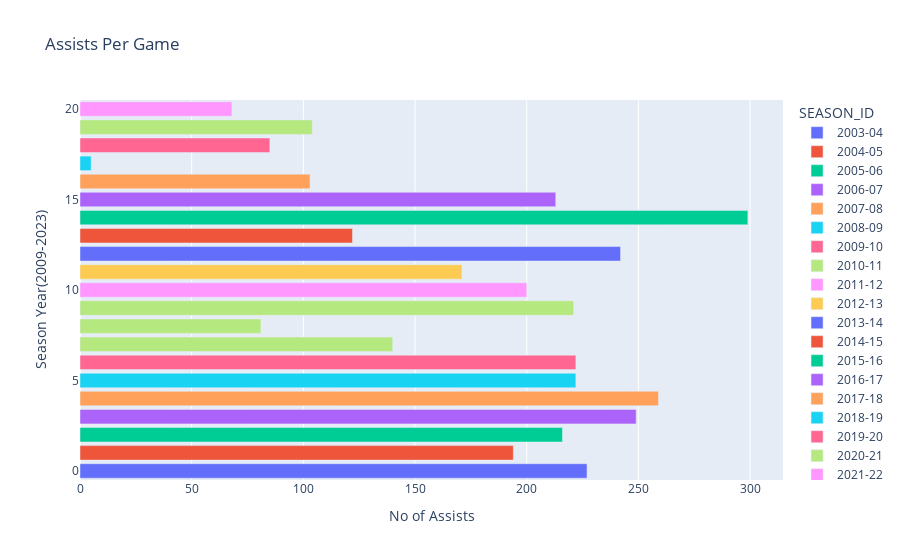

The notebook cell saved with this chart:
### Code cell
# Assists Per Game 
fig = px.bar(career_df,x='AST',color='SEASON_ID',title='Assists Per Game',
            labels={
                "AST": "No of Assists",
                "index":"Season Year(2009-2023)"
            })
fig.show()

### Figure 1 — Plotly figure (JSON) as saved in the notebook; plotly's stock layout.template omitted (floating-point values rounded to 4 significant figures)
{"data": [{"alignmentgroup": "True", "hovertemplate": "SEASON_ID=2003-04<br>No of Assists=%{x}<br>Season Year(2009-2023)=%{y}<extra></extra>", "legendgroup": "2003-04", "marker": {"color": "#636efa", "pattern": {"shape": ""}}, "name": "2003-04", "offsetgroup": "2003-04", "orientation": "h", "showlegend": true, "textposition": "auto", "type": "bar", "x": [227], "xaxis": "x", "y": [0], "yaxis": "y"}, {"alignmentgroup": "True", "hovertemplate": "SEASON_ID=2004-05<br>No of Assists=%{x}<br>Season Year(2009-2023)=%{y}<extra></extra>", "legendgroup": "2004-05", "marker": {"color": "#EF553B", "pattern": {"shape": ""}}, "name": "2004-05", "offsetgroup": "2004-05", "orientation": "h", "showlegend": true, "textposition": "auto", "type": "bar", "x": [194], "xaxis": "x", "y": [1], "yaxis": "y"}, {"alignmentgroup": "True", "hovertemplate": "SEASON_ID=2005-06<br>No of Assists=%{x}<br>Season Year(2009-2023)=%{y}<extra></extra>", "legendgroup": "2005-06", "marker": {"color": "#00cc96", "pattern": {"shape": ""}}, "name": "2005-06", "offsetgroup": "2005-06", "orientation": "h", "showlegend": true, "textposition": "auto", "type": "bar", "x": [216], "xaxis": "x", "y": [2], "yaxis": "y"}, {"alignmentgroup": "True", "hovertemplate": "SEASON_ID=2006-07<br>No of Assists=%{x}<br>Season Year(2009-2023)=%{y}<extra></extra>", "legendgroup": "2006-07", "marker": {"color": "#ab63fa", "pattern": {"shape": ""}}, "name": "2006-07", "offsetgroup": "2006-07", "orientation": "h", "showlegend": true, "textposition": "auto", "type": "bar", "x": [249], "xaxis": "x", "y": [3], "yaxis": "y"}, {"alignmentgroup": "True", "hovertemplate": "SEASON_ID=2007-08<br>No of Assists=%{x}<br>Season Year(2009-2023)=%{y}<extra></extra>", "legendgroup": "2007-08", "marker": {"color": "#FFA15A", "pattern": {"shape": ""}}, "name": "2007-08", "offsetgroup": "2007-08", "orientation": "h", "showlegend": true, "textposition": "auto", "type": "bar", "x": [259], "xaxis": "x", "y": [4], "yaxis": "y"}, {"alignmentgroup": "True", "hovertemplate": "SEASON_ID=2008-09<br>No of Assists=%{x}<br>Season Year(2009-2023)=%{y}<extra></extra>", "legendgroup": "2008-09", "marker": {"color": "#19d3f3", "pattern": {"shape": ""}}, "name": "2008-09", "offsetgroup": "2008-09", "orientation": "h", "showlegend": true, "textposition": "auto", "type": "bar", "x": [222], "xaxis": "x", "y": [5], "yaxis": "y"}, {"alignmentgroup": "True", "hovertemplate": "SEASON_ID=2009-10<br>No of Assists=%{x}<br>Season Year(2009-2023)=%{y}<extra></extra>", "legendgroup": "2009-10", "marker": {"color": "#FF6692", "pattern": {"shape": ""}}, "name": "2009-10", "offsetgroup": "2009-10", "orientation": "h", "showlegend": true, "textposition": "auto", "type": "bar", "x": [222], "xaxis": "x", "y": [6], "yaxis": "y"}, {"alignmentgroup": "True", "hovertemplate": "SEASON_ID=2010-11<br>No of Assists=%{x}<br>Season Year(2009-2023)=%{y}<extra></extra>", "legendgroup": "2010-11", "marker": {"color": "#B6E880", "pattern": {"shape": ""}}, "name": "2010-11", "offsetgroup": "2010-11", "orientation": "h", "showlegend": true, "textposition": "auto", "type": "bar", "x": [140, 81, 221], "xaxis": "x", "y": [7, 8, 9], "yaxis": "y"}, {"alignmentgroup": "True", "hovertemplate": "SEASON_ID=2011-12<br>No of Assists=%{x}<br>Season Year(2009-2023)=%{y}<extra></extra>", "legendgroup": "2011-12", "marker": {"color": "#FF97FF", "pattern": {"shape": ""}}, "name": "2011-12", "offsetgroup": "2011-12", "orientation": "h", "showlegend": true, "textposition": "auto", "type": "bar", "x": [200], "xaxis": "x", "y": [10], "yaxis": "y"}, {"alignmentgroup": "True", "hovertemplate": "SEASON_ID=2012-13<br>No of Assists=%{x}<br>Season Year(2009-2023)=%{y}<extra></extra>", "legendgroup": "2012-13", "marker": {"color": "#FECB52", "pattern": {"shape": ""}}, "name": "2012-13", "offsetgroup": "2012-13", "orientation": "h", "showlegend": true, "textposition": "auto", "type": "bar", "x": [171], "xaxis": "x", "y": [11], "yaxis": "y"}, {"alignmentgroup": "True", "hovertemplate": "SEASON_ID=2013-14<br>No of Assists=%{x}<br>Season Year(2009-2023)=%{y}<extra></extra>", "legendgroup": "2013-14", "marker": {"color": "#636efa", "pattern": {"shape": ""}}, "name": "2013-14", "offsetgroup": "2013-14", "orientation": "h", "showlegend": true, "textposition": "auto", "type": "bar", "x": [242], "xaxis": "x", "y": [12], "yaxis": "y"}, {"alignmentgroup": "True", "hovertemplate": "SEASON_ID=2014-15<br>No of Assists=%{x}<br>Season Year(2009-2023)=%{y}<extra></extra>", "legendgroup": "2014-15", "marker": {"color": "#EF553B", "pattern": {"shape": ""}}, "name": "2014-15", "offsetgroup": "2014-15", "orientation": "h", "showlegend": true, "textposition": "auto", "type": "bar", "x": [122], "xaxis": "x", "y": [13], "yaxis": "y"}, {"alignmentgroup": "True", "hovertemplate": "SEASON_ID=2015-16<br>No of Assists=%{x}<br>Season Year(2009-2023)=%{y}<extra></extra>", "legendgroup": "2015-16", "marker": {"color": "#00cc96", "pattern": {"shape": ""}}, "name": "2015-16", "offsetgroup": "2015-16", "orientation": "h", "showlegend": true, "textposition": "auto", "type": "bar", "x": [299], "xaxis": "x", "y": [14], "yaxis": "y"}, {"alignmentgroup": "True", "hovertemplate": "SEASON_ID=2016-17<br>No of Assists=%{x}<br>Season Year(2009-2023)=%{y}<extra></extra>", "legendgroup": "2016-17", "marker": {"color": "#ab63fa", "pattern": {"shape": ""}}, "name": "2016-17", "offsetgroup": "2016-17", "orientation": "h", "showlegend": true, "textposition": "auto", "type": "bar", "x": [213], "xaxis": "x", "y": [15], "yaxis": "y"}, {"alignmentgroup": "True", "hovertemplate": "SEASON_ID=2017-18<br>No of Assists=%{x}<br>Season Year(2009-2023)=%{y}<extra></extra>", "legendgroup": "2017-18", "marker": {"color": "#FFA15A", "pattern": {"shape": ""}}, "name": "2017-18", "offsetgroup": "2017-18", "orientation": "h", "showlegend": true, "textposition": "auto", "type": "bar", "x": [103], "xaxis": "x", "y": [16], "yaxis": "y"}, {"alignmentgroup": "True", "hovertemplate": "SEASON_ID=2018-19<br>No of Assists=%{x}<br>Season Year(2009-2023)=%{y}<extra></extra>", "legendgroup": "2018-19", "marker": {"color": "#19d3f3", "pattern": {"shape": ""}}, "name": "2018-19", "offsetgroup": "2018-19", "orientation": "h", "showlegend": true, "textposition": "auto", "type": "bar", "x": [5], "xaxis": "x", "y": [17], "yaxis": "y"}, {"alignmentgroup": "True", "hovertemplate": "SEASON_ID=2019-20<br>No of Assists=%{x}<br>Season Year(2009-2023)=%{y}<extra></extra>", "legendgroup": "2019-20", "marker": {"color": "#FF6692", "pattern": {"shape": ""}}, "name": "2019-20", "offsetgroup": "2019-20", "orientation": "h", "showlegend": true, "textposition": "auto", "type": "bar", "x": [85], "xaxis": "x", "y": [18], "yaxis": "y"}, {"alignmentgroup": "True", "hovertemplate": "SEASON_ID=2020-21<br>No of Assists=%{x}<br>Season Year(2009-2023)=%{y}<extra></extra>", "legendgroup": "2020-21", "marker": {"color": "#B6E880", "pattern": {"shape": ""}}, "name": "2020-21", "offsetgroup": "2020-21", "orientation": "h", "showlegend": true, "textposition": "auto", "type": "bar", "x": [104], "xaxis": "x", "y": [19], "yaxis": "y"}, {"alignmentgroup": "True", "hovertemplate": "SEASON_ID=2021-22<br>No of Assists=%{x}<br>Season Year(2009-2023)=%{y}<extra></extra>", "legendgroup": "2021-22", "marker": {"color": "#FF97FF", "pattern": {"shape": ""}}, "name": "2021-22", "offsetgroup": "2021-22", "orientation": "h", "showlegend": true, "textposition": "auto", "type": "bar", "x": [68], "xaxis": "x", "y": [20], "yaxis": "y"}], "layout": {"barmode": "relative", "legend": {"title": {"text": "SEASON_ID"}, "tracegroupgap": 0}, "title": {"text": "Assists Per Game"}, "xaxis": {"anchor": "y", "domain": [0, 1], "title": {"text": "No of Assists"}}, "yaxis": {"anchor": "x", "domain": [0, 1], "title": {"text": "Season Year(2009-2023)"}}}}
